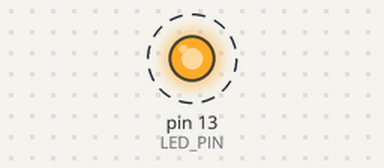
Bench run of a sketch on a simulated Arduino Uno, built with avr-gcc and run on an emulated ATmega328P. Shown: output pins drawn as LEDs (lit = HIGH). Dashed ring = blinking. What the sketch prints to the serial monitor is not drawn.

Above: at 0.5 s.
Timing chart, 0 to 3.0 s (numbered marks = the images above):
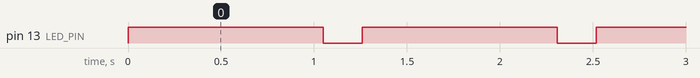

The sketch:

blinking_fsm_synch.ino
```cpp
#include "Led.h"
#include "Timer.h"

#define LED_PIN 13
#define TIME_IN_OFF_STATE 200
#define TIME_IN_ON_STATE 1000
#define FSM_PERIOD 200

Light* led;
Timer timer;

enum { ON, OFF} state;
int count;

void setup(){
  Serial.begin(9600);
  led = new Led(LED_PIN);
  state = OFF;
  count = 0;
  timer.setupPeriod(FSM_PERIOD);
}

void step(){

  switch (state){
    case OFF:
      count++;
      /* if 200ms elapsed, then move to ON state */
      if (count == TIME_IN_OFF_STATE/FSM_PERIOD){
        led->switchOn();
        Serial.println("ON");
        count = 0;
        state = ON;
      }
      break;
    case ON:
      count++;
      /* if 1000ms elapsed, then move to OFF state */
      if (count == TIME_IN_ON_STATE/FSM_PERIOD){
        led->switchOff();
        Serial.println("OFF");
        count = 0;
        state = OFF;
      }
      break;
  }
}

void loop(){
  timer.waitForNextTick();
  step();
};
```

Led.cpp
```cpp
#include "Led.h"
#include "Arduino.h"

Led::Led(int pin){
  this->pin = pin;
  pinMode(pin,OUTPUT);
}

void Led::switchOn(){
  digitalWrite(pin,HIGH);
}

void Led::switchOff(){
  digitalWrite(pin,LOW);
};
```

Led.h
```cpp
#ifndef __LED__
#define __LED__

#include "Light.h"

class Led: public Light {
public:
  Led(int pin);
  void switchOn();
  void switchOff();
private:
  int pin;
};

#endif
```

Light.h
```cpp
#ifndef __LIGHT__
#define __LIGHT__

class Light {
public:
  virtual void switchOn() = 0;
  virtual void switchOff() = 0;
};

#endif
```

Timer.cpp
```cpp
#include "Timer.h"
#include "Arduino.h"

volatile bool timerFlag;

ISR(TIMER1_COMPA_vect){
  timerFlag = true;
}

Timer::Timer(){
  timerFlag = false;
}

void Timer::setupFreq(int freq){

  // disabling interrupt
  cli();

  TCCR1A = 0; // set entire TCCR1A register to 0
  TCCR1B = 0; // same for TCCR1B
  TCNT1  = 0; //initialize counter value to 0

  /*
   * set compare match register
   *
   * OCR1A = (16*2^20) / (100*PRESCALER) - 1 (must be < 65536)
   *
   * assuming a prescaler = 1024 => OCR1A = (16*2^10)/freq
   */
  OCR1A = 16*1024/freq;
  // turn on CTC mode
  TCCR1B |= (1 << WGM12);
  // Set CS11 for 8 prescaler
  TCCR1B |= (1 << CS12) | (1 << CS10);
  // enable timer compare interrupt
  TIMSK1 |= (1 << OCIE1A);

  // enabling interrupt
  sei();

}

/* period in ms */
void Timer::setupPeriod(int period){

  // disabling interrupt
  cli();

  TCCR1A = 0; // set entire TCCR1A register to 0
  TCCR1B = 0; // same for TCCR1B
  TCNT1  = 0; //initialize counter value to 0

  /*
   * set compare match register
   *
   * OCR1A = (16*2^20) / (100*PRESCALER) - 1 (must be < 65536)
   *
   * assuming a prescaler = 1024 => OCR1A = (16*2^10)* period/1000 (being in ms)
   */
  OCR1A = 16.384*period;
  // turn on CTC mode
  TCCR1B |= (1 << WGM12);
  // Set CS11 for 8 prescaler
  TCCR1B |= (1 << CS12) | (1 << CS10);
  // enable timer compare interrupt
  TIMSK1 |= (1 << OCIE1A);

  // enabling interrupt
  sei();

}

void Timer::waitForNextTick(){
  /* wait for timer signal */
  while (!timerFlag){}
  timerFlag = false;

}
```

Timer.h
```cpp
#ifndef __TIMER__
#define __TIMER__

class Timer {

public:
  Timer();
  void setupFreq(int freq);
  /* period in ms */
  void setupPeriod(int period);
  void waitForNextTick();

};


#endif
```

Measured:
- by itself, pin 13 (LED_PIN): alternates HIGH for 1.0 s and LOW for 0.21 s
